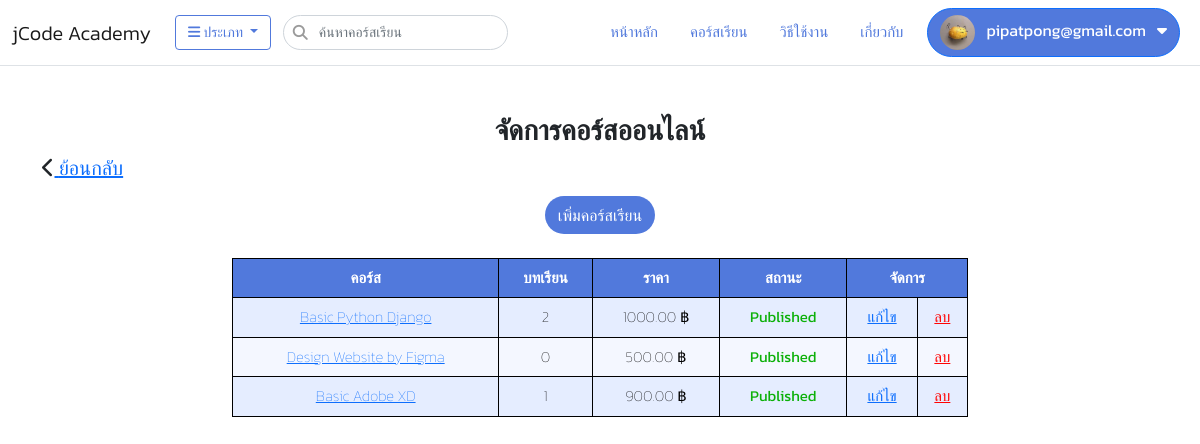
/video/course/ (signed in), run on the app's committed database.
### app/models.py (models this page shows, shortened)
class Member(models.Model):
    user = models.ForeignKey(User, on_delete=models.CASCADE)
    user_code = models.CharField(max_length=50)
    Profile_image = models.FileField(upload_to='Profile', null=True, blank=True)
    description = models.TextField(null=True, blank=True)

### video/models.py (models this page shows, shortened)
class Video(models.Model):
    member = models.ForeignKey(Member,null=True, blank=True, on_delete=models.CASCADE)
    name = models.CharField(max_length=250)
    slug = models.SlugField(max_length=450)
    description = models.TextField(null=True, blank=True)
    image = models.FileField(upload_to='video', null=True, blank=True)
    videoexample=models.FileField(upload_to='video/example', null=True, blank=True)
    category = models.ForeignKey(Category, null=True, blank=True, on_delete=models.SET_NULL)
    category_sub = models.ForeignKey(CategorySub, null=True, blank=True, on_delete=models.SET_NULL)
    price = models.DecimalField(max_digits=15, decimal_places=2, null=True, blank=True, default=0)
    price_before = models.DecimalField(max_digits=15, decimal_places=2, null=True, blank=True, default=0)
    published = models.BooleanField(default=False)
    created = models.DateTimeField(auto_now_add=True)
    updated = models.DateTimeField(auto_now=True)

### video/views.py (the view)
# urls.py: path("course/", views.management_course, name='management_course'),
def management_course(request):
    videos = Video.objects.filter(member__user=request.user.id)
    return render(request,'video/course/course.html',{"video_list":videos})

### app/context_processors1.py (called while the page is built)
def category_list(request):
    categories = Category.objects.all()
    category_subs = CategorySub.objects.all().order_by('category')
    ip=settings.VIDEO_SERVER_URL
    context = {
        'category_list':categories,
        'subcategory_list':category_subs,
        'ip':ip
    }
    return context

def member_list(request):
    members=Member.objects.filter(user_id=request.user.id).first()
    context={
        'member_list':members
    }
    return context

### app/models.py (called while the page is built)
    def __str__(self):
        return self.name

### templates/video/course/course.html (shortened to what this page needs)
{% extends "layout/base.html" %}
{% block content %}
<div class="container">
    <div class="row">
        <h3 style="text-align: center;"><b>จัดการคอร์สออนไลน์</b></h3>
        <h5 style="float: left;"><i class="fa fa-chevron-left"></i><a href="{% url 'video:index' %}"> ย้อนกลับ</a></h5>
        <div class="col-lg-8 offset-lg-2">
            <div style="text-align: center;">
              <a class="btn btn-createcourse mt-2" href="{% url 'video:video_add'  %}">เพิ่มคอร์สเรียน</a>
            </div>
           <table class="table-colored my-4">
            <tr>
              <th>คอร์ส</th>
              <th>บทเรียน</th>
              <th>ราคา</th>
              <th>สถานะ</th>
              <th colspan="2">จัดการ</th>
            </tr>
            {% for video in video_list %}
            <tr>
              <td><a href="{% url 'video:management_chapter'  %}?courseid={{video.id}}">{{ video.name }}</a></td>
              <td>{{ video.videolesson_set.count }}</td>
              <td>{{ video.price }} ฿</td>
              {% if video.published == True%}
              <td style="color: #0CB009;"><b>Published</b></td>
              {% elif video.published == False %}
              <td style="color: #FF0404;"><b>No Published</b></td>
              {% endif %}
              <td><a href="{% url 'video:update_course' id=video.id %}">แก้ไข</a></td>
              <td><a href="javascript:deletecourse({{video.id}})" style="color: #FF0404;">ลบ</a></td>
            </tr>
            {% endfor %}
          </table>
        </div>
    </div>
</div>
{% endblock %}

### templates/layout/base.html (shortened to what this page needs)
<!DOCTYPE html>
<html lang="en">
<head>
  <link href="https://cdn.jsdelivr.net/npm/bootstrap@5.0.2/dist/css/bootstrap.min.css" rel="stylesheet">
  <link href="https://cdnjs.cloudflare.com/ajax/libs/font-awesome/6.2.1/css/all.min.css" rel="stylesheet">
  <link href="https://cdn.jsdelivr.net/npm/sweetalert2@11.7.1/dist/sweetalert2.min.css" rel="stylesheet">
  {% load static %}
  <link rel="stylesheet" href="{% static 'css/style.css' %}">
</head>
<body>
  <nav class="navbar navbar-expand-md navbar-light  bg-white border-bottom mb-5">
    <div class="container-fluid">
      <a class="navbar-brand" href="{% url 'app:index' %}">jCode Academy</a>
      <div class="collapse navbar-collapse" id="navbarCollapse">
        <div class="d-flex">
          <div class="dropdown">
            <button class="btn btn-outline-primary btn-category dropdown-toggle mx-2" type="button" id="dropdownMenuButton"
              data-toggle="dropdown" aria-expanded="false">
              <i class="fa fa-bars"></i> ประเภท
            </button>
            {% regroup subcategory_list by category as category_list1 %}
          </div>
        <form method="post" action="{% url 'app:search' %}" >
        <div class="navbar-search ms-1">
          <i class="fa fa-search"></i>
        <input type="text" name="txtSearch" class="advanced2AutoCompleteInput form-control" placeholder="ค้นหาคอร์สเรียน" autocomplete="off">
      </div>
    </form>
    </div>
        <ul class="navbar-nav ms-auto mb-2 mb-md-0">
          <li class="nav-item mx-2">
            <a class="nav-link " aria-current="page" href="{% url 'app:index' %}">หน้าหลัก</a>
          </li>
          <li class="nav-item mx-2">
            <a class="nav-link" href="{% url 'video:index' %}">คอร์สเรียน</a>
          </li>
          <li class="nav-item mx-2">
            <a class="nav-link" href="#">วิธีใช้งาน</a>
          </li>
          <li class="nav-item mx-2">
            <a class="nav-link" href="#">เกี่ยวกับ</a>
          </li>
        </ul>
        {% if user.is_authenticated %}
        <div class="dropdown">
          <button class="btn btn-primary btn-profile dropdown mx-2" type="button" id="dropdownMenuButton"
            data-toggle="dropdown" aria-expanded="false">
            <div class="profile_img" >
              {% if member_list.Profile_image %}
              <img src="{{member_list.Profile_image.url}}" alt="" > &nbsp;
              {% endif %}
              {{request.user.email}} &nbsp;
              <i class="fa-solid fa-caret-down"></i>
            </div>
          </button>
        </div>
        {% endif %}
      </div>
    </div>
  </nav>
  <div class="container-fluid">
    {% block content %}{% endblock %}
  </div>
</body>
</html>

### static/css/style.css (style rules this page uses)
body { font-size: 15px; background-color: rgb(255, 255, 255); font-weight: 300; font-family: 'Kanit', sans-serif; }
.navbar-nav .nav-item .nav-link { color: #5179DC; }
.navbar-search { position: relative; margin: 2px 0; cursor: pointer; }
.navbar-search .fa { position: absolute; left: 10px; top:10px; color: rgb(155, 155, 155); }
.navbar-search .form-control { padding-left:35px ; font-weight: 300; font-size: 14px; border-radius: 20px; }
.profile_img img { width: 35px; height: 35px; border-radius: 50%; }
.btn-category { margin: 2px 0; font-size: 14px; color: #5179DC; border-color: #5179DC; }
table.table-colored { font-family: 'Kanit', sans-serif; font-weight: 100; font-size: 15px; border-collapse: collapse; width: 100%; background-color: #5179DC; color: #FFF; }
table.table-colored th { border: 1px solid #000000; background-color: #5179DC; text-align: center; padding: 8px; color: #FFF; }
table.table-colored td { border: 1px solid #000000; text-align: center; padding: 8px; color: rgb(0, 0, 0); }
table.table-colored tr:nth-child(even) { background-color: #E5EDFF; color: #000; }
table.table-colored tr:nth-child(odd) { background-color: #F4F7FF; color: #000; }
.btn-createcourse { background-color: #5179DC; color: #FFF; font-size: 16px; border-radius: 30px; }
.btn-profile { color: rgb(255, 255, 255); background-color: #5179DC; border-radius: 30px; }

### data on the page
Member: Profile_image (picture)
Video: name "Basic Python Django", videolesson_set.count "2", price "1000.00", published "Published"
Video: name "Design Website by Figma", videolesson_set.count "0", price "500.00", published "Published"
Video: name "Basic Adobe XD", videolesson_set.count "1", price "900.00", published "Published"

### other printed values
{{ request.user.email }} "pipatpong@gmail.com"
